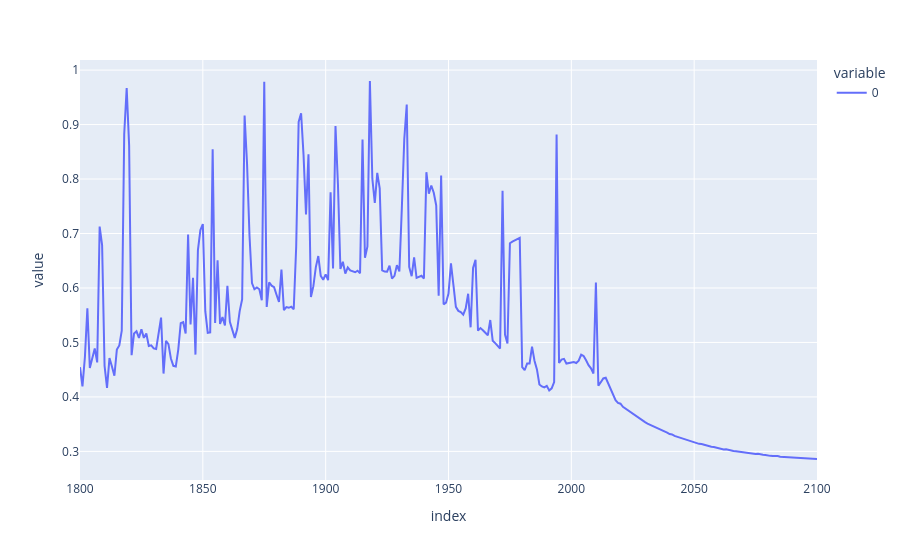

This figure's notebook cell:
### Code cell
# difference entre le min et le max au cours du temps

result = (df_le.max() - df_le.min())/df_le.max()

result.plot()

### Figure 1 — Plotly figure (JSON) as saved in the notebook; plotly's stock layout.template omitted (floating-point values rounded to 4 significant figures; data arrays with more than 128 entries replaced by an {"elided": "..."} marker saying what was removed)
{"data": [{"hovertemplate": "variable=0<br>index=%{x}<br>value=%{y}<extra></extra>", "legendgroup": "0", "line": {"color": "#636efa", "dash": "solid"}, "marker": {"symbol": "circle"}, "mode": "lines", "name": "0", "orientation": "v", "showlegend": true, "type": "scatter", "x": {"elided": "301 int values"}, "xaxis": "x", "y": {"elided": "301 float values"}, "yaxis": "y"}], "layout": {"autosize": true, "legend": {"title": {"text": "variable"}, "tracegroupgap": 0}, "margin": {"t": 60}, "xaxis": {"anchor": "y", "autorange": true, "domain": [0, 1], "range": [1800, 2100], "title": {"text": "index"}, "type": "linear"}, "yaxis": {"anchor": "x", "autorange": true, "domain": [0, 1], "range": [0.2475, 1.019], "title": {"text": "value"}, "type": "linear"}}}
